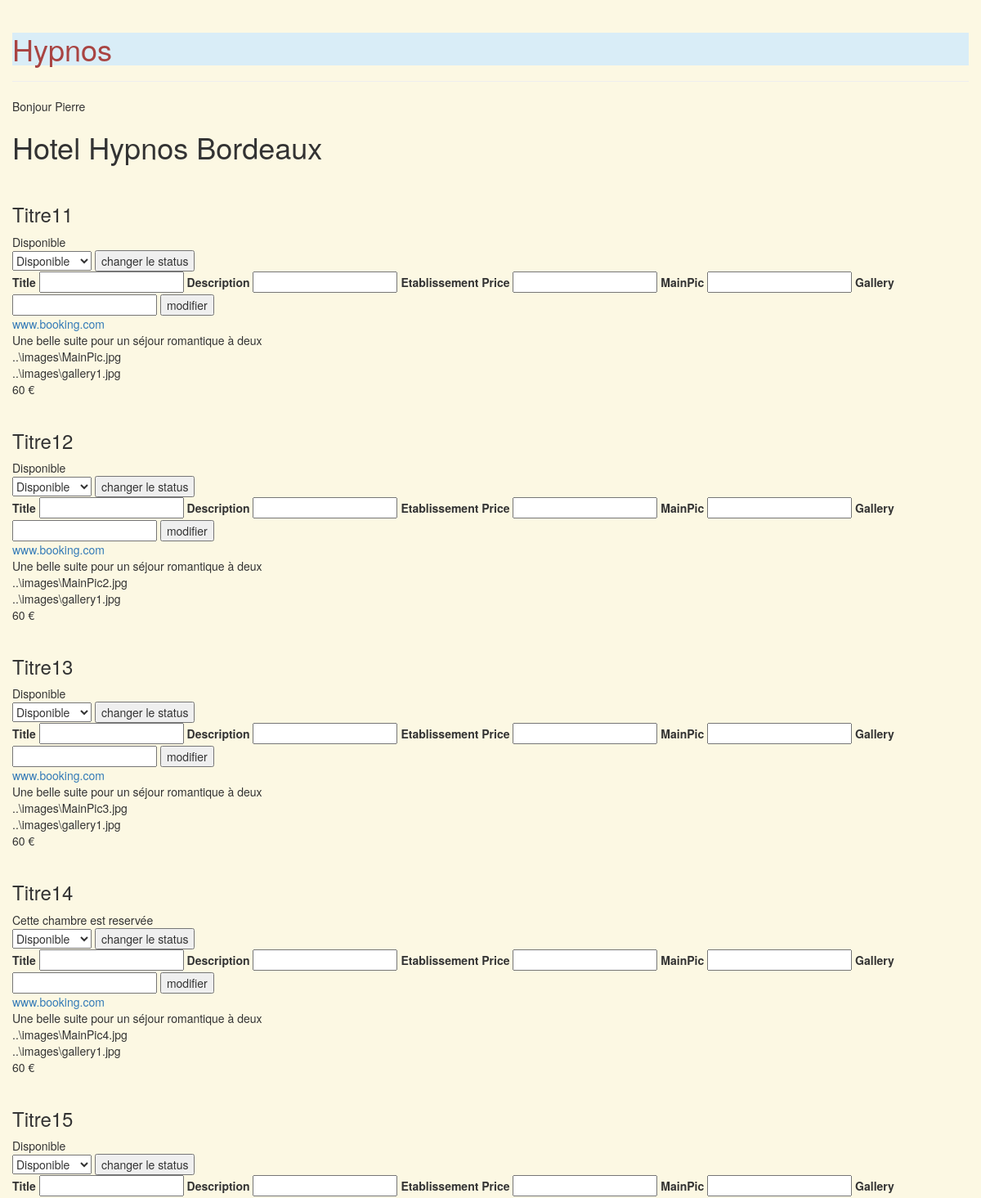
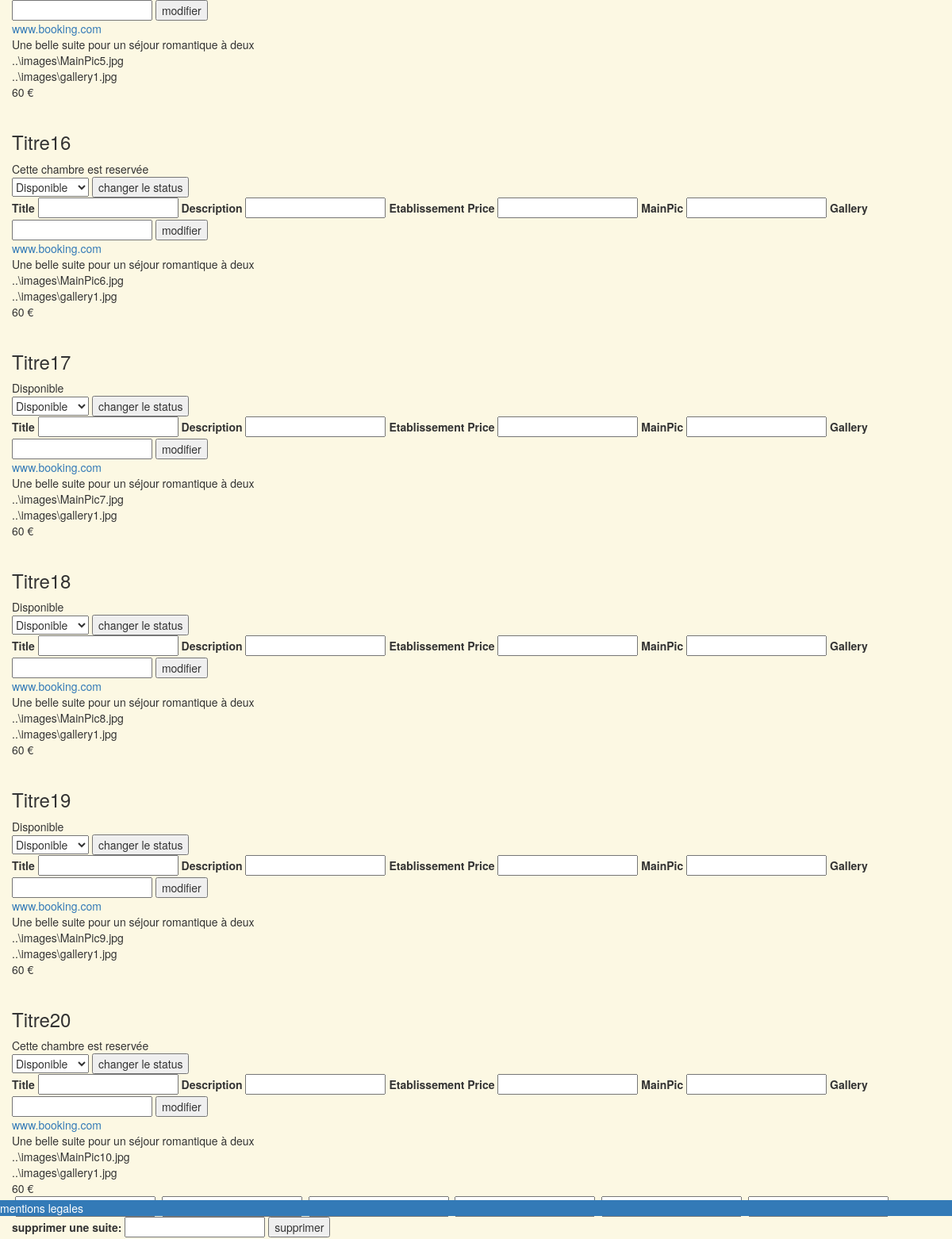
The page /front/PageGerant.php (signed in) on the database its author committed (2 pictures, top to bottom).
### tables this page shows
CREATE TABLE IF NOT EXISTS Establishment(
  ID INTEGER NOT NULL AUTO_INCREMENT,
  Address VARCHAR(250) NOT NULL,
  City VARCHAR(250) NOT NULL,
  Name VARCHAR(250) NOT NULL,
  Manager INTEGER NOT NULL,
  FOREIGN KEY(Manager) REFERENCES User(ID),
  PRIMARY KEY(ID)
);

CREATE TABLE IF NOT EXISTS Suite(
  ID INTEGER NOT NULL AUTO_INCREMENT,
  Title VARCHAR(250) NOT NULL,  
  Establishment INTEGER NOT NULL,  
  Price DECIMAL NOT NULL,  
  IsOccupied BOOLEAN NOT NULL,  
  BookingLink VARCHAR(250) NOT NULL,  
  Description VARCHAR(1000) NOT NULL,  
  MainPic VARCHAR(250) NOT NULL,  
  Gallery VARCHAR(250) NOT NULL,
  Gallery2 VARCHAR(250) NOT NULL,
  Gallery3 VARCHAR(250) NOT NULL,
  FOREIGN KEY(Establishment) REFERENCES Establishment(ID),  
  PRIMARY KEY(ID)
);

### Back/ConnectToDatabase.php (called while the page is built, shortened)
<?php
function selectFromDatabase($table, $key, $data, $conn){
  $sql = "SELECT * FROM $table WHERE $key = '$data'";
  $result = mysqli_query($conn, $sql);
  $row = mysqli_fetch_all($result, MYSQLI_ASSOC);
  return $row;
}

### Back/DisplaySuite.php (the view, shortened to what this page needs)
<?php
require_once 'ConnectToDatabase.php';
if(isset($_SESSION['Role']) && ($_SESSION['Role'] == 2)){
  $Manager = $_SESSION['ID'];
  $establishments = selectFromDatabase('Establishment', 'Manager', $Manager, $conn);
  foreach($establishments as $establishment){
    $establishmentID = $establishment['ID'];
    $establishmentName = $establishment['Name'];
  }
  echo '<h1>'.$establishmentName.'</h1>' ;
  $suites = selectFromDatabase('Suite', 'Establishment', $establishmentID, $conn);
  foreach($suites as $suite){
       echo '<h3>'.htmlspecialchars($suite['Title']).'</br></h3>';
       $isOccupied = $suite['IsOccupied'];
       if($isOccupied == 1){
         echo "Cette chambre est reservée</br>";
       }else{
         echo "Disponible</br>";
       }
       require '../back/formChangeSuiteStatus.php';
       require '../back/formModifySuite.php';
       echo  '<a href="../www.booking.com">'.htmlspecialchars($suite['BookingLink']).'</a></br>';
       echo $suite['Description'].'</br>';
       echo $suite['MainPic'].'</br>';
       echo $suite['Gallery'].'</br>';
       echo $suite['Price'].' €'.'</br>';
     }
}

### Back/formChangeSuiteStatus.php (shortened to what this page needs)
<form method="POST" action="../Back/scriptChangeSuiteStatus.php" enctype="multipart/form-data">
    <select name="isOccupied">
        <option value="0">Disponible</option>
    </select>
    <button type="submit">changer le status</button>
</form>

### Back/formModifySuite.php (shortened to what this page needs)
<form method="POST" action="../back/scriptModifySuite.php"enctype="multipart/form-data">
    <label>Title</label>
    <input name="Title" type="text">
    <label>Description</label>
    <input name="Description" type="text">
    <label>Etablissement</label>
    <label>Price</label>
    <input name="Price" type="int">
    <label>MainPic</label>
    <input name="MainPic" type="text">
    <label>Gallery</label>
    <input name="Gallery" type="text">
    <button type="submit">modifier</button>
</form>

### rows shown on the page
establishment: Name "Hotel Hypnos Bordeaux"
suite: Title "Titre11", IsOccupied "Disponible", BookingLink "www.booking.com", Description "Une belle suite pour un séjour romantique à deux", MainPic "..\\images\\MainPic.jpg", Gallery "..\\images\\gallery1.jpg", Price "60"
suite: Title "Titre12", IsOccupied "Disponible", BookingLink "www.booking.com", Description "Une belle suite pour un séjour romantique à deux", MainPic "..\\images\\MainPic2.jpg", Gallery "..\\images\\gallery1.jpg", Price "60"
suite: Title "Titre13", IsOccupied "Disponible", BookingLink "www.booking.com", Description "Une belle suite pour un séjour romantique à deux", MainPic "..\\images\\MainPic3.jpg", Gallery "..\\images\\gallery1.jpg", Price "60"
suite: Title "Titre14", IsOccupied "Cette chambre est reservée", BookingLink "www.booking.com", Description "Une belle suite pour un séjour romantique à deux", MainPic "..\\images\\MainPic4.jpg", Gallery "..\\images\\gallery1.jpg", Price "60"
suite: Title "Titre15", IsOccupied "Disponible", BookingLink "www.booking.com", Description "Une belle suite pour un séjour romantique à deux", MainPic "..\\images\\MainPic5.jpg", Gallery "..\\images\\gallery1.jpg", Price "60"
suite: Title "Titre16", IsOccupied "Cette chambre est reservée", BookingLink "www.booking.com", Description "Une belle suite pour un séjour romantique à deux", MainPic "..\\images\\MainPic6.jpg", Gallery "..\\images\\gallery1.jpg", Price "60"
suite: Title "Titre17", IsOccupied "Disponible", BookingLink "www.booking.com", Description "Une belle suite pour un séjour romantique à deux", MainPic "..\\images\\MainPic7.jpg", Gallery "..\\images\\gallery1.jpg", Price "60"
suite: Title "Titre18", IsOccupied "Disponible", BookingLink "www.booking.com", Description "Une belle suite pour un séjour romantique à deux", MainPic "..\\images\\MainPic8.jpg", Gallery "..\\images\\gallery1.jpg", Price "60"
suite: Title "Titre19", IsOccupied "Disponible", BookingLink "www.booking.com", Description "Une belle suite pour un séjour romantique à deux", MainPic "..\\images\\MainPic9.jpg", Gallery "..\\images\\gallery1.jpg", Price "60"
suite: Title "Titre20", IsOccupied "Cette chambre est reservée", BookingLink "www.booking.com", Description "Une belle suite pour un séjour romantique à deux", MainPic "..\\images\\MainPic10.jpg", Gallery "..\\images\\gallery1.jpg", Price "60"

### other values the page prints
$firstname "Pierre"
